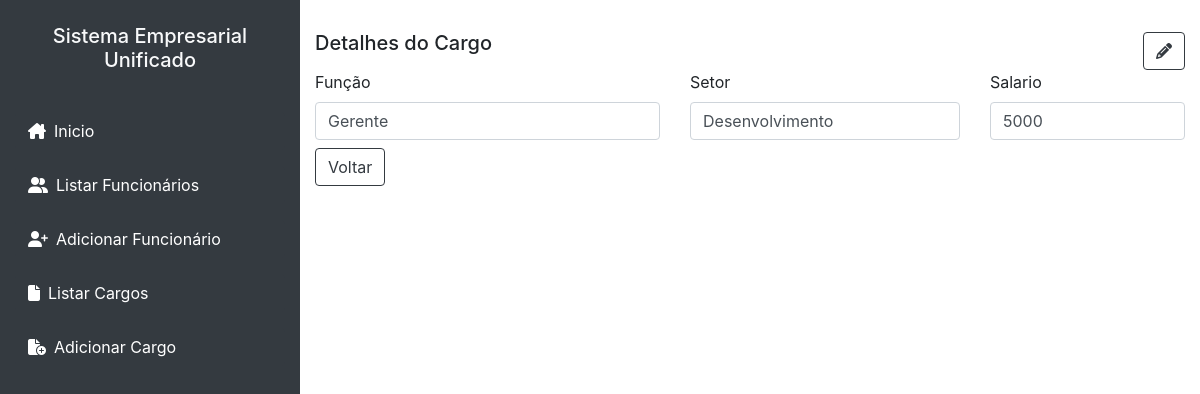
/read-cargo.php?id=2, run on the app's committed database.
### tables this page shows
CREATE TABLE `funcao` (
  `setor` varchar(15) NOT NULL,
  `salario` float NOT NULL,
  `descricao` varchar(20) NOT NULL,
  `id` int(11) NOT NULL
);

### read-cargo.php (the view, shortened to what this page needs)
<?php
$id = null;
if (!empty($_GET['id'])) {
    $id = $_REQUEST['id'];
}
if (null == $id) {
    header("Location: cargos.php");
} else {
    $pdo = Banco::conectar();
    $pdo->setAttribute(PDO::ATTR_ERRMODE, PDO::ERRMODE_EXCEPTION);
    $sql = "SELECT * FROM funcao where id = ?";
    $q = $pdo->prepare($sql);
    $q->execute(array($id));
    $data = $q->fetch(PDO::FETCH_ASSOC);
}
?>
<!DOCTYPE html>
<html lang="pt-br">
<head>
    <link rel="stylesheet" href="assets/style.css">
    <link rel="stylesheet" href="https://cdnjs.cloudflare.com/ajax/libs/font-awesome/6.4.2/css/all.min.css" />
    <link rel="stylesheet" href="https://stackpath.bootstrapcdn.com/bootstrap/4.1.3/css/bootstrap.min.css">
</head>
<body>
    <div class="container-fluid h-100">
        <div class="row h-100">
            <div class="col-lg-3 col-md-4 bg-dark">
                <a href="index.php"><h5 class="text-light text-center py-4">Sistema Empresarial Unificado</h5></a>
                <div class="d-flex flex-column my-3">
                    <a href="index.php" class="mb-3 btn btn-dark text-left"><i class="fa-solid fa-house-chimney mr-2"></i>Inicio</a>
                    <a href="funcionarios.php" class="mb-3 btn btn-dark text-left"><i class="fa-solid fa-user-group mr-2"></i>Listar Funcionários</button></a>
                    <a href="create-funcionario.php" class="mb-3 btn btn-dark text-left"><i class="fa-solid fa-user-plus mr-2"></i>Adicionar Funcionário</button></a>
                    <a href="cargos.php" class="mb-3 btn btn-dark text-left"><i class="fa-solid fa-file mr-2"></i>Listar Cargos</button></a>
                    <a href="create-cargo.php" class="mb-3 btn btn-dark text-left"><i class="fa-solid fa-file-circle-plus mr-2"></i>Adicionar Cargo</button></a>
                </div>
            </div>
            <div class="col-md">
                <div class="d-flex flex-row justify-content-between align-items-center mt-4">
                    <h5>Detalhes do Cargo</h5>
                    <a href="update-cargo.php?id=<?php echo $id; ?>" class="btn btn-outline-dark mt-2"><i class="fa-solid fa-pencil"></i></a>
                </div>
                <div class="row">
                    <div class="col-sm-5 control-group">
                        <label class="control-label">Função</label>
                        <div class="controls form-control">
                            <label class="carousel-inner">
                                <?php echo $data['descricao']; ?>
                            </label>
                        </div>
                    </div>
                    <div class="col-sm-4 control-group">
                       <label class="control-label">Setor</label>
                       <div class="controls form-control">
                           <label class="carousel-inner">
                               <?php echo $data['setor']; ?>
                           </label>
                       </div>
                   </div>
                    <div class="col-sm-3 control-group">
                        <label class="control-label">Salario</label>
                        <div class="controls form-control">
                            <label class="carousel-inner">
                                <?php echo $data['salario']; ?>
                            </label>
                        </div>
                    </div>
                </div>
                <div class="form-actions">
                    <a href="cargos.php" type="btn" class="btn btn-outline-dark mt-2">Voltar</a>
                </div>
            </div>
        </div>
    </div>
</body>
</html>

### assets/style.css (style rules this page uses)
a { text-decoration: none !important; }
html, body { height: 100%; margin: 0; padding: 0; }

### data on the page
funcao: descricao "Gerente", setor "Desenvolvimento", salario "5000"
